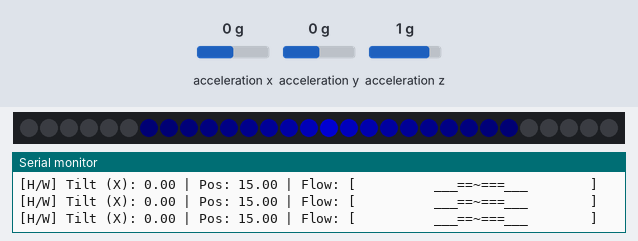
This sketch was run on a simulated Raspberry Pi Pico. Shown: 30 RGB LEDs in strip order, left to right, the last lines printed to the serial monitor. Wiring (inferred from the names in the program): MPU-6050 motion sensor at I2C address 0x68. The inputs (shaded band) are chosen by the test bench; at power-on: acceleration x 0 g, acceleration y 0 g, acceleration z 1 g. Dim RGB values are drawn brighter than linear.

Above: at 1.3 s.
1.4 s: acceleration x set to -1.4 g
At 1.7 s:
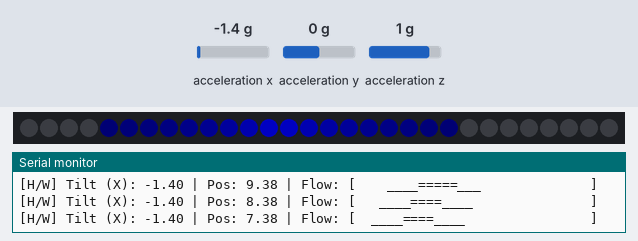
3.0 s: acceleration x set to 0 g
At 3.42 s:
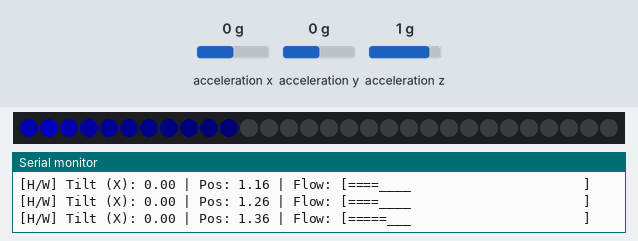
4.7 s: acceleration x set to -0.8 g
6.3 s: acceleration x set to 0.8 g
At 6.83 s:
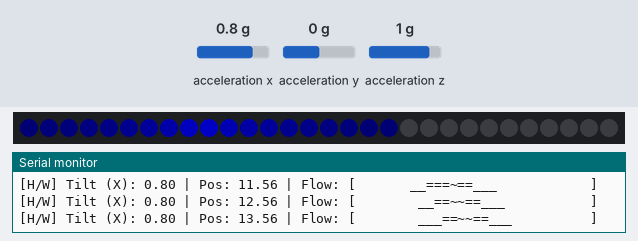
Timing chart, 0 to 8.8 s (numbered marks = the images above; inputs shaded):
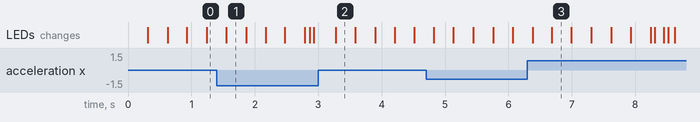

The sketch:

MotionLightPicoHat_Arduino.ino
```cpp
// Set to 1 for single-line overwrite (PlatformIO, advanced terminals), 0 for multi-line (Arduino IDE)
#define USE_CARRIAGE_RETURN 0
/*
 * Board: Raspberry Pi Pico (RP2040, Earle Philhower)
 * Boards Manager URL: https://github.com/earlephilhower/arduino-pico/releases/download/global/package_rp2040_index.json
 * Library: FastLED, Wire (for I2C communication with MPU-6050)
 */
#include <Arduino.h>
#include <FastLED.h>
#include <Wire.h>

// --- HARDWARE CONFIGURATION ---
#define LED_PIN 22    // Data pin for the WS2812B strip
#define NUM_LEDS 30   // Total number of LEDs in the strip
#define MPU_ADDR 0x68 // MPU-6050 I2C address
#define SDA_PIN 4     // I2C SDA pin for MPU-6050
#define SCL_PIN 5     // I2C SCL pin for MPU-6050

// --- ANIMATION CONSTANTS ---
const float BOUNCE_DAMPING = 0.85; // Velocity retention on bounce (0.0 to 1.0)
const float MAX_VELOCITY = 1.0;    // Maximum speed of the water flow
const float GLOW_DECAY = 0.5;      // Glow intensity decay rate
const CRGB WATER_COLOR = CRGB::Blue;

const int ASCII_STRIP_LENGTH = NUM_LEDS; // Length for Serial Monitor visualization

// --- SHARED DATA (Accessed by both cores) ---
// Note: For production code, use proper synchronization (mutex/spin-lock)
// Simple volatile variables are used here for inter-core communication

volatile float g_tilt_x = 0.0;            // Tilt value from MPU-6050 or simulator
volatile bool g_sensor_connected = false; // MPU-6050 connection status

// --- CORE 1 VARIABLES (LED and Visualization) ---
CRGB leds[NUM_LEDS];
float water_pos = (float)NUM_LEDS / 2.0; // Floating point position of water mass
float water_vel = 0.0;                   // Velocity of water flow
float flow_time_offset = 0.0;            // Time offset for shimmer effect

// =================================================================================
// CORE 0: SENSOR READING AND SIMULATION
// =================================================================================

// Read X-axis acceleration from MPU-6050
bool read_mpu6050(float &accX)
{
    Wire.beginTransmission(MPU_ADDR);
    Wire.write(0x3B); // ACCEL_XOUT_H register
    if (Wire.endTransmission(true) != 0)
    {
        return false; // I2C communication failed
    }

    if (Wire.requestFrom(MPU_ADDR, 6, true) != 6)
    {
        return false; // Not enough data received
    }

    int16_t rawX = Wire.read() << 8 | Wire.read();
    // int16_t rawY = Wire.read() << 8 | Wire.read();
    // int16_t rawZ = Wire.read() << 8 | Wire.read();

    // Convert to G's (±2G range, 16384 LSB/G)
    accX = (float)rawX / 16384.0;
    return true;
}

void setup()
{
    // Core 0 initializes I2C and attempts to find the sensor
    Wire.setSDA(SDA_PIN);
    Wire.setSCL(SCL_PIN);
    Wire.begin();
    delay(100); // Allow I2C to stabilize

    // Check if MPU-6050 is present
    Wire.beginTransmission(MPU_ADDR);
    if (Wire.endTransmission(true) == 0)
    {
        // Wake up MPU-6050 (starts in sleep mode)
        Wire.beginTransmission(MPU_ADDR);
        Wire.write(0x6B); // PWR_MGMT_1 register
        Wire.write(0x00); // Wake up (clear sleep bit)
        Wire.endTransmission(true);

        delay(50); // Allow sensor to wake up

        g_sensor_connected = true;
    }
    else
    {
        g_sensor_connected = false;
    }
}

void loop()
{
    // Read/Simulate sensor data and update the shared variable
    if (g_sensor_connected)
    {
        // --- Hardware Reading ---
        float new_accel_x;
        if (read_mpu6050(new_accel_x))
        {
            g_tilt_x = new_accel_x;
        }
    }
    else
    {
        // --- Simulated Fallback ---
        // Simulate a slow, gentle oscillation in tilt
        // Time-based wave movement
        float time_sec = millis() / 1000.0;
        // Oscillate between -1.0 G and +1.0 G tilt
        g_tilt_x = sin(time_sec * 0.5) * 0.8;
    }

    // Core 0 loop delay
    delay(20); // Read sensor/simulate at ~50Hz
}

// =================================================================================
// CORE 1: LED CONTROL AND SERIAL MONITOR
// =================================================================================

void setup1()
{
    // Core 1 initializes the LED strip and Serial Monitor
    FastLED.addLeds<WS2812B, LED_PIN, GRB>(leds, NUM_LEDS);
    FastLED.setBrightness(150);
    Serial.begin(115200);
}

// Update LED animation based on physics simulation
void update_led_strip()
{
    // 1. Physics Update
    float tilt_accel = g_tilt_x * 0.2; // Scale down the tilt value for animation sensitivity
    water_vel += tilt_accel;           // Apply gravity/tilt to velocity

    // Apply friction/drag to velocity
    water_vel *= 0.98;

    // Clamp velocity to prevent hyper-speed flow
    water_vel = constrain(water_vel, -MAX_VELOCITY, MAX_VELOCITY);

    // Update position
    water_pos += water_vel;

    // 2. Edge Reflection/Bounce Logic
    if (water_pos < 0)
    {
        water_pos = 0;
        water_vel = -water_vel * BOUNCE_DAMPING; // Reverse and dampen velocity
    }
    else if (water_pos >= NUM_LEDS)
    {
        water_pos = (float)NUM_LEDS - 0.001;     // Back just inside the edge
        water_vel = -water_vel * BOUNCE_DAMPING; // Reverse and dampen velocity
    }

    // 3. Clear strip and apply new glow
    FastLED.clear();

    // Update shimmer offset
    flow_time_offset += 0.05;

    for (int i = 0; i < NUM_LEDS; i++)
    {
        // Calculate distance from the water's center (water_pos)
        float dist = abs(i - water_pos);

        // Exponential/Gaussian decay for the glow intensity
        float intensity = exp(-dist * GLOW_DECAY);

        // Apply shimmer (fun touch)
        // Add a sine wave based on flow position and time for a subtle sparkle/shimmer
        float shimmer = sin((i * 0.3) + flow_time_offset) * 0.2 + 0.8;
        intensity *= shimmer;

        // Apply color and intensity
        CRGB color = WATER_COLOR;
        color.nscale8(intensity * 255); // Scale color by intensity (0-255)

        leds[i] = color;
    }
}

// Generate ASCII visualization for Serial Monitor
void create_ascii_visualization(char *buffer, int buffer_size)
{
    if (buffer_size < NUM_LEDS + 1)
        return;

    for (int i = 0; i < NUM_LEDS; i++)
    {
        // Get the brightness of the LED (V in HSV, or just max R/G/B here)
        uint8_t brightness = max(max(leds[i].r, leds[i].g), leds[i].b);

        if (brightness > 180)
        {
            buffer[i] = '~'; // Bright water glow
        }
        else if (brightness > 50)
        {
            buffer[i] = '='; // Medium glow/water body
        }
        else if (brightness > 10)
        {
            buffer[i] = '_'; // Background/dim edge
        }
        else
        {
            buffer[i] = ' '; // Off/empty space
        }
    }
    buffer[NUM_LEDS] = '\0'; // Null terminate
}

void loop1()
{
    // 1. Update LED State
    update_led_strip();

    // 2. Show LEDs
    FastLED.show();

    // 3. Serial Monitoring (single-line or multi-line, depending on macro)
    static char ascii_visual[NUM_LEDS + 1]; // Static buffer for ASCII visualization
    create_ascii_visualization(ascii_visual, sizeof(ascii_visual));

#if USE_CARRIAGE_RETURN
    Serial.print('\r'); // Overwrite line (works in PlatformIO, most terminals)
#else
    Serial.println(); // New line (works in Arduino IDE Serial Monitor)
#endif
    Serial.print(g_sensor_connected ? "[H/W]" : "[SIM]");
    Serial.print(" Tilt (X): ");
    Serial.print(g_tilt_x, 2);
    Serial.print(" | Pos: ");
    Serial.print(water_pos, 2);
    Serial.print(" | Flow: [");
    Serial.print(ascii_visual);
    Serial.print("] ");

    // Core 1 loop delay
    delay(33); // Run animation/display at ~30 FPS
}
```
